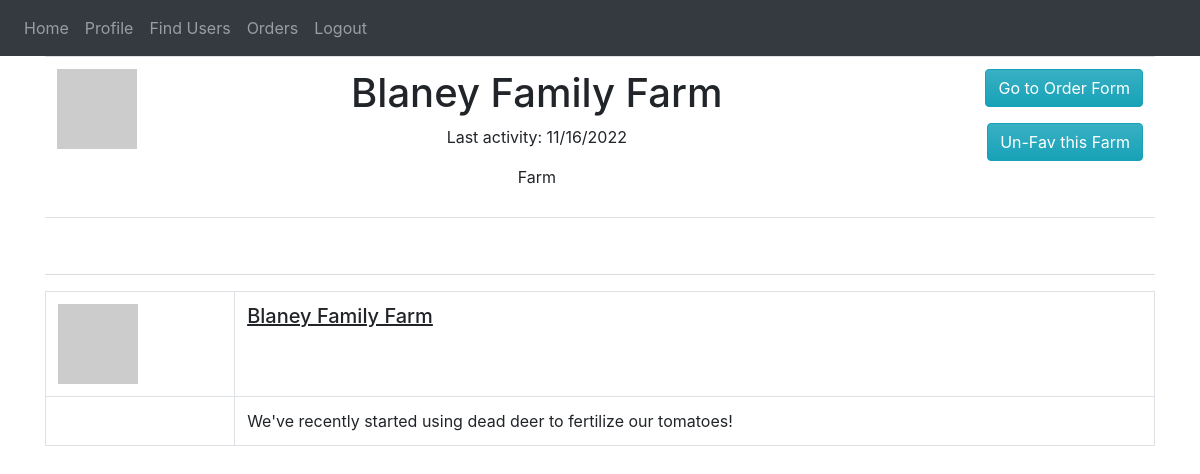
The app's page /user/Blaney Family Farm (signed in) with its own data.
### website/models.py (models this page shows)
class User(db.Model, UserMixin):
    id = db.Column(db.Integer, primary_key=True)
    email = db.Column(db.String(150), index=True, nullable=False, unique=True)
    password = db.Column(db.String(150), nullable=False)
    B_name = db.Column(db.String(150), index=True, nullable=False, unique=True)
    B_type = db.Column(db.String(20), nullable=False)
    about_us = db.Column(db.String(10000))
    last_seen = db.Column(db.DateTime, default=datetime.utcnow)
    posts = db.relationship('Post', backref='author', lazy='dynamic')
    items = db.relationship('Item', backref='owner', lazy='dynamic')
    open_orders = db.relationship('OpenOrder', backref='seller', lazy='dynamic')
    closed_orders = db.relationship('ClosedOrder', backref='seller', lazy='dynamic')
    def avatar(self, size):
        digest = md5(self.email.lower().encode('utf-8')).hexdigest()
        return 'https://www.gravatar.com/avatar/{}?d=identicon&s={}'.format(digest, size)

class Post(db.Model):
    id = db.Column(db.Integer, primary_key=True)
    data = db.Column(db.String(10000), nullable=False)
    timestamp = db.Column(db.DateTime, index=True, default=datetime.utcnow)
    user_id = db.Column(db.Integer, db.ForeignKey('user.id'))

### website/views.py (the view, shortened to what this page needs)
@views.route('/user/<B_name>', methods=['GET', 'POST'])
@login_required
def profile(B_name):
    user = User.query.filter_by(B_name=B_name).first_or_404()
    posts = Post.query.filter_by(user_id=user.id).order_by(Post.timestamp.desc())
    favorites = db.engine.execute("SELECT * FROM favorite WHERE user_id = ?", current_user.id)
    fav_status = False
    fav_id = None
    for fav in favorites:
        if user.B_name == fav.vendor:
            fav_status = True
            fav_id = fav.id
    return render_template('user_profile.html', fav_id=fav_id, fav_status=fav_status, favorites=favorites, user=user, posts=posts)

### website/__init__.py (called while the page is built)
def create_app():
    app = Flask(__name__)
    app.config['SECRET_KEY'] = 'hgjladfks;ja;sd'
    app.config['SQLALCHEMY_DATABASE_URI'] = f'sqlite:///{DB_NAME}'
    app.config['SQLALCHEMY_TRACK_MODIFICATIONS'] = False
    app.config["TEMPLATES_AUTO_RELOAD"] = True
    db.init_app(app)
    migrate = Migrate(app, db, render_as_batch=True)
    from .views import views
    from .auth import auth
    app.register_blueprint(views, url_prefix='/')
    app.register_blueprint(auth, url_prefix='/')
    from .models import User, Post, Item, OpenOrder, ClosedOrder, Favorite
    with app.app_context():
        db.create_all()
        print('database created!')
    login_manager = LoginManager()
    login_manager.login_view = 'auth.login'
    login_manager.init_app(app)
    @login_manager.user_loader
    def load_user(id):
        return User.query.get(int(id))
    return app

### website/views.py (called while the page is built)
@views.before_request
def before_request():
    if current_user.is_authenticated:
        current_user.last_seen = datetime.utcnow()
        db.session.commit()

### website/templates/user_profile.html (shortened to what this page needs)
{% extends "base.html" %}
{% block content %}
<table class ="table" align="center">
    <tr valign="top">
        <td><img src="{{ user.avatar(128) }}"></td>
        <td align="center">
            <h1 id="test">{{ user.B_name }}</h1>
            {% if user.last_seen %}<p>Last activity: {{ user.last_seen.strftime('%m/%d/%Y') }}</p>{% endif %}
            <p>{{ user.B_type.capitalize() }}</p>
        </td>
        <td colspan="1" align="right">
            {% if user.B_name == current_user.B_name %}
            <p><button class="btn btn-info bg-gradient" onclick='window.location.href="{{ url_for('views.edit_profile') }}";'>Edit Profile</button></p>
            <p><button class="btn btn-info bg-gradient" onclick='window.location.href="{{ url_for('views.view_orders') }}";'>View Orders</button></p>
                {% if current_user.B_type == 'farm' %}
                <p><button class="btn btn-info bg-gradient" onclick='window.location.href="{{ url_for('views.edit_order_form') }}";'>Edit Order Form</button></p>
                {% endif %}
            {% elif user.B_type == 'farm' and current_user.B_type == 'restaurant' %}
            <p><button class="btn btn-info bg-gradient" onclick='window.location.href="{{ url_for('views.order_form', B_name=user.B_name) }}";'>Go to Order Form</button></p>
                {% if fav_status == True %}
                <p><button class="btn btn-info bg-gradient" onclick="unFavFarm({{ fav_id }})">Un-Fav this Farm</button></p>
                {% else %}
                <p><button class="btn btn-info bg-gradient" onclick="favFarm({{ user.id }})">Fav this Farm :)</button></p>
                {% endif %}
            {% elif user.B_type == 'restaurant' %}
            <p></p>
            {% endif %}
        </td>
    </tr>
</table>
<br />
<hr noshade>
{% for post in posts %}
<table class="table table-bordered">
    <tr>
        <td><img src="{{ user.avatar(36) }}"></td>
        <td align="left"><h5><u>{{ post.author.B_name }}</u></h5></td>
    </tr>
    <tr>
        <td></td>
        <td>{{ post.data }}</td>
    </tr>
</table>
<br />
<br />
{% endfor %}
{% endblock %}

### website/templates/base.html (shortened to what this page needs)
<!DOCTYPE html>
<html>
  <head>
    <link
    href="https://cdn.jsdelivr.net/npm/bootstrap@5.2.2/dist/css/bootstrap.min.css"
    rel="stylesheet"
>
    <link
      rel="stylesheet"
      href="https://stackpath.bootstrapcdn.com/bootstrap/4.4.1/css/bootstrap.min.css"
    />
    <link
      rel="stylesheet"
      href="https://stackpath.bootstrapcdn.com/font-awesome/4.7.0/css/font-awesome.min.css"
    />
  </head>
  <body>
    <nav class="navbar navbar-expand-lg navbar-dark bg-dark">
      <div class="collapse navbar-collapse" id="navbar">
        <div class="navbar-nav">
          {% if user.is_authenticated %}
          <a class="nav-item nav-link" id="home" href="{{ url_for('views.home') }}">Home</a>
          <a class="nav-item nav-link" id="profile" href="{{ url_for('views.profile', B_name=current_user.B_name) }}">Profile</a>
          <a class="nav-item nav-link" id="search" href="{{ url_for('views.search') }}">Find Users</a>
          <a class="nav-item nav-link" id="orders" href="{{ url_for('views.view_orders') }}">Orders</a>
          <a class="nav-item nav-link" id="logout" href="{{ url_for('auth.logout') }}">Logout</a>
          {% else %}
          <a class="nav-item nav-link" id="login" href="{{ url_for('auth.login') }}">login</a>
          <a class="nav-item nav-link" id="signUp" href="{{ url_for('auth.sign_up') }}">Sign Up</a>
          {% endif %}
        </div>
      </div>
    </nav>
    <div class="container">
      {% block content %}{% endblock %}
    </div>
    <link href="{{ url_for('static', filename='styles.css') }}" rel="stylesheet" type="text/css">
    <link rel="stylesheet" href="https://cdn.jsdelivr.net/npm/purecss@3.0.0/build/base-min.css">
  </body>
</html>

### records on screen
User: B_name "Blaney Family Farm", last_seen "11/16/2022", B_type "Farm"
Post: author.B_name "Blaney Family Farm", data "We've recently started using dead deer to fertilize our tomatoes!"
